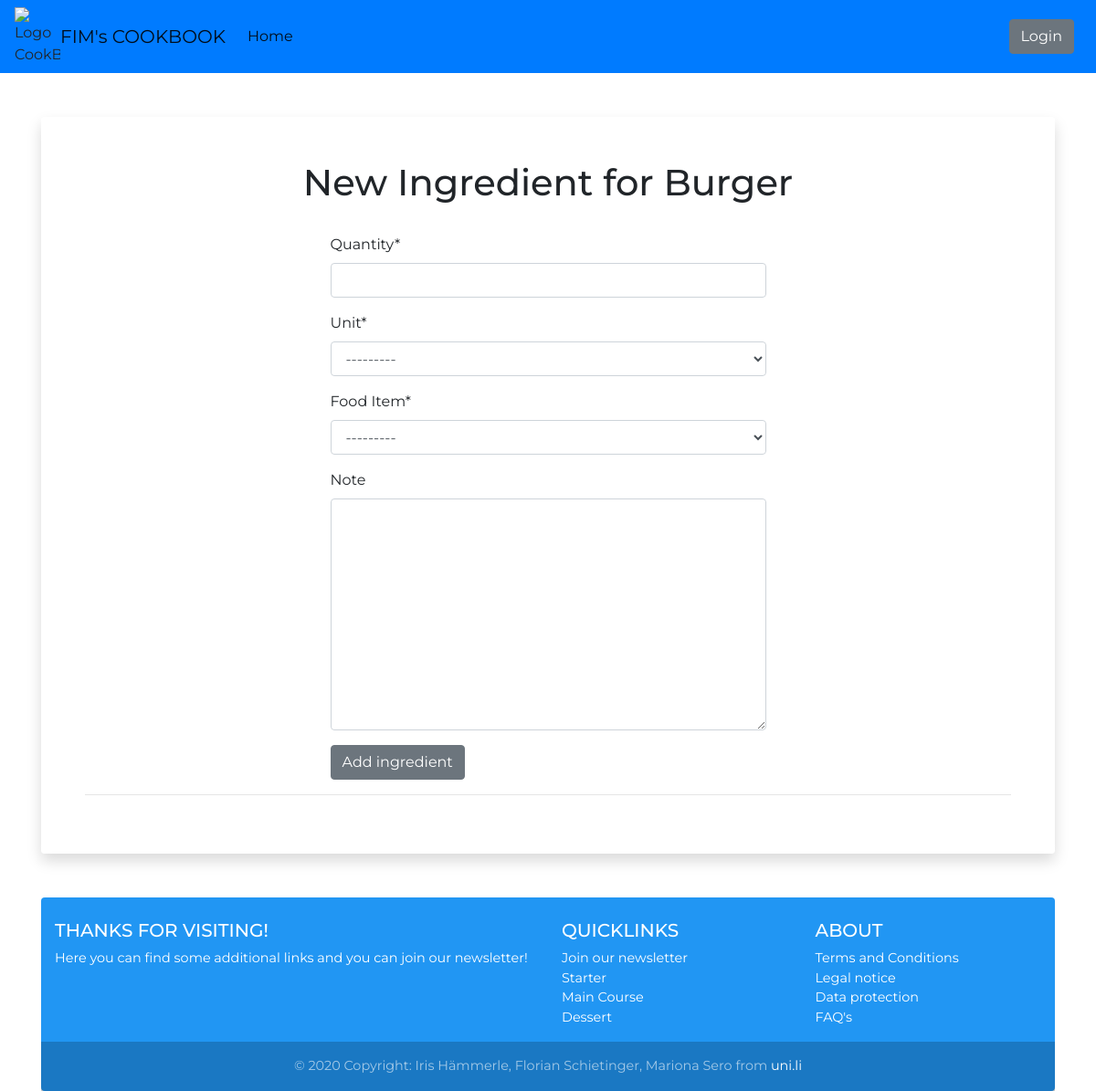
/addrecipe/addingredient/10, run on the app's committed database.
### myRecipeApp/models.py (models this page shows, shortened)
class Recipe(models.Model):
    RecipeId = models.BigAutoField(primary_key=True,
                                   verbose_name="Unique RecipeId"
                                   )
    RecipeName = models.CharField(verbose_name="Recipe Name",
                                  max_length=300
                                  )
    Picture = models.ImageField(verbose_name="Recipe Picture",
                                blank=True,
                                upload_to="upload/"
                                )
    UserId = models.ForeignKey(settings.AUTH_USER_MODEL,
                               verbose_name="Author",
                               on_delete=models.PROTECT
                               )
    Energy = models.PositiveIntegerField(verbose_name="Calories",
                                         blank=True)
    UnitId = models.ForeignKey(Unit,
                               verbose_name="Unit of Energy",
                               on_delete=models.PROTECT
                               )
    NumberPeople = models.PositiveSmallIntegerField(verbose_name="Number of People",
                                                    blank=True)

class FoodItem(models.Model):
    FoodItemId = models.BigAutoField(primary_key=True,
                                     verbose_name="Unique FoodItemId"
                                     )
    Name = models.CharField(verbose_name="Name",
                            max_length=200
                            )
    def __str__(self):  # to make it more readable in the admin panel (shows name instead of PK)
        return self.Name

### myUnitApp/models.py (models this page shows)
class Unit(models.Model):
    UnitId = models.BigAutoField(primary_key=True,
                                 verbose_name="Unique UnitId"
                                 )
    Name = models.CharField(verbose_name="Name",
                            max_length=200,
                            unique=True
                            )
    Abbreviation = models.CharField(verbose_name="Abbreviation",
                                    max_length=3
                                    )
    def __str__(self):  # to make it more readable in the admin panel (shows name instead of PK)
        return self.Name

### myRecipeApp/views.py (the view)
# urls.py: path('addrecipe/addingredient/<int:recipe_id>', add_ingredient, name='add-ingredient'),
def add_ingredient(request, recipe_id):
    recipe = None
    if not recipe_id is None:
        recipe = Recipe.objects.get(RecipeId=recipe_id)
    form1 = create_recipe_form(None, None, instance=recipe)
    template = "add_recipe_ingredient.html"
    if request.method == "POST":
        form2 = create_recipe_form2(request.POST or None, request.FILES or None)
        if form2.is_valid():
            newingredient = form2.save(commit=False)
            newingredient.RecipeId = recipe
            newingredient.save()
            response = redirect('/addrecipe/' + str(recipe_id))
            return response
    else:
        form2 = create_recipe_form2()
    context = {
        "form1": form1,
        "form2": form2,
        "recipe": recipe
    }
    return render(request, template, context)

### myRecipeApp/forms.py
class create_recipe_form(forms.ModelForm):
    class Meta:
        model = Recipe
        fields = ["RecipeName", "Picture","Energy", "UnitId", "NumberPeople"]

class create_recipe_form2(forms.ModelForm):
    class Meta:
        model = Ingredient
        fields = ["IngredientId", "Quantity", "UnitId", "FoodItemId", "Note"]

### myRecipeApp/templates/add_recipe_ingredient.html (shortened to what this page needs)
{% extends 'base.html' %}
{% load crispy_forms_tags %}
{% block titleContent %}
     <h1 class="title text-center h1">New Ingredient for {{ recipe.RecipeName }}</h1>
{% endblock %}
{% block mainContent %}
    <form class="content container col-sm-6" method="post" action="/addrecipe/addingredient/{{ recipe.RecipeId }}">
        <table>
        {{form2 | crispy}}
        </table>
        <input class="btn btn-secondary" type="submit" value="Add ingredient"/>
    </form>
{% endblock %}

### static_general/css/myStyles.css (style rules this page uses)
html { font-family: 'Montserrat', sans-serif; line-height: 1.15; -webkit-text-size-adjust: 100%; -webkit-tap-highlight-color: transparent; }
body { background: url('https://c.pxhere.com/photos/28/59/background_food_tasty_olives_wooden_background_cooking_plate_kitchen-1369805.jpg!d') no-repeat center center fixed; -webkit-background-size: cover; -moz-background-size: cover; background-size: cover; -o-background-size: cover; font-family: 'Montserrat', sans-serif; }

### data on the page
Recipe: RecipeName "Burger"
Unit: UnitId "---------"
FoodItem: FoodItemId "---------"
